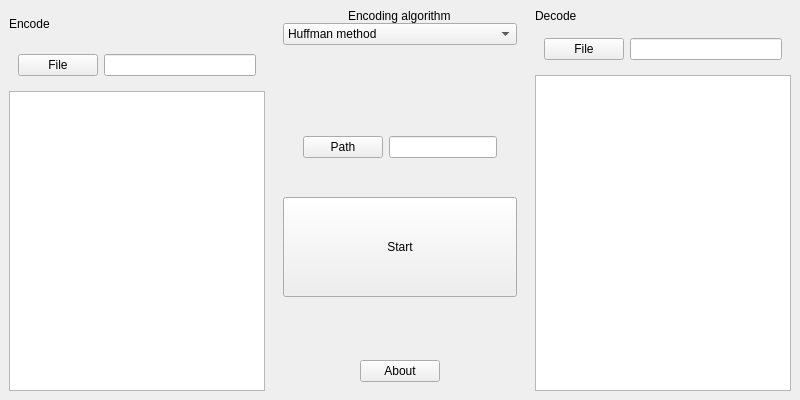
<?xml version="1.0" encoding="UTF-8"?>
<ui version="4.0">
 <class>Hidden_cipher</class>
 <widget class="QMainWindow" name="Hidden_cipher">
  <property name="geometry">
   <rect>
    <x>0</x>
    <y>0</y>
    <width>800</width>
    <height>400</height>
   </rect>
  </property>
  <property name="windowTitle">
   <string>Hidden cipher</string>
  </property>
  <property name="windowIcon">
   <iconset>
    <normaloff>../../Загрузки/caesar-cipher.png</normaloff>../../Загрузки/caesar-cipher.png</iconset>
  </property>
  <widget class="QWidget" name="centralwidget">
   <property name="minimumSize">
    <size>
     <width>800</width>
     <height>400</height>
    </size>
   </property>
   <layout class="QHBoxLayout" name="horizontalLayout">
    <property name="spacing">
     <number>0</number>
    </property>
    <property name="leftMargin">
     <number>0</number>
    </property>
    <property name="topMargin">
     <number>0</number>
    </property>
    <property name="rightMargin">
     <number>0</number>
    </property>
    <property name="bottomMargin">
     <number>0</number>
    </property>
    <item>
     <widget class="QWidget" name="encode_widget" native="true">
      <property name="sizePolicy">
       <sizepolicy hsizetype="MinimumExpanding" vsizetype="MinimumExpanding">
        <horstretch>0</horstretch>
        <verstretch>0</verstretch>
       </sizepolicy>
      </property>
      <property name="minimumSize">
       <size>
        <width>150</width>
        <height>0</height>
       </size>
      </property>
      <layout class="QVBoxLayout" name="verticalLayout">
       <item>
        <widget class="QLabel" name="label_encode">
         <property name="minimumSize">
          <size>
           <width>0</width>
           <height>30</height>
          </size>
         </property>
         <property name="text">
          <string>Encode</string>
         </property>
        </widget>
       </item>
       <item>
        <widget class="QWidget" name="linut_encode_file_widget" native="true">
         <layout class="QHBoxLayout" name="horizontalLayout_2">
          <item>
           <widget class="QPushButton" name="select_encode_file_button">
            <property name="text">
             <string>File</string>
            </property>
           </widget>
          </item>
          <item>
           <widget class="QLineEdit" name="path_encode_file"/>
          </item>
         </layout>
        </widget>
       </item>
       <item>
        <widget class="QPlainTextEdit" name="input_encode_text"/>
       </item>
      </layout>
     </widget>
    </item>
    <item>
     <widget class="QWidget" name="selection_widget" native="true">
      <property name="sizePolicy">
       <sizepolicy hsizetype="MinimumExpanding" vsizetype="MinimumExpanding">
        <horstretch>0</horstretch>
        <verstretch>0</verstretch>
       </sizepolicy>
      </property>
      <property name="minimumSize">
       <size>
        <width>150</width>
        <height>0</height>
       </size>
      </property>
      <layout class="QVBoxLayout" name="verticalLayout_2">
       <item alignment="Qt::AlignTop">
        <widget class="QWidget" name="encoding_selection_widget" native="true">
         <layout class="QVBoxLayout" name="verticalLayout_4">
          <property name="spacing">
           <number>0</number>
          </property>
          <property name="leftMargin">
           <number>0</number>
          </property>
          <property name="topMargin">
           <number>0</number>
          </property>
          <property name="rightMargin">
           <number>0</number>
          </property>
          <property name="bottomMargin">
           <number>45</number>
          </property>
          <item alignment="Qt::AlignHCenter|Qt::AlignTop">
           <widget class="QLabel" name="encoding_algorithm_label">
            <property name="sizePolicy">
             <sizepolicy hsizetype="Minimum" vsizetype="Minimum">
              <horstretch>0</horstretch>
              <verstretch>0</verstretch>
             </sizepolicy>
            </property>
            <property name="text">
             <string>Encoding algorithm</string>
            </property>
           </widget>
          </item>
          <item>
           <widget class="QComboBox" name="encoding_selection_comboBox">
            <property name="sizePolicy">
             <sizepolicy hsizetype="Preferred" vsizetype="Preferred">
              <horstretch>0</horstretch>
              <verstretch>0</verstretch>
             </sizepolicy>
            </property>
            <property name="editable">
             <bool>false</bool>
            </property>
            <item>
             <property name="text">
              <string>Huffman method</string>
             </property>
            </item>
            <item>
             <property name="text">
              <string>Arithmetic coding (on integers)</string>
             </property>
            </item>
           </widget>
          </item>
         </layout>
        </widget>
       </item>
       <item alignment="Qt::AlignHCenter|Qt::AlignVCenter">
        <widget class="QWidget" name="path_selection_widget" native="true">
         <layout class="QHBoxLayout" name="horizontalLayout_3">
          <item>
           <widget class="QPushButton" name="path_selection_button">
            <property name="text">
             <string>Path</string>
            </property>
           </widget>
          </item>
          <item>
           <widget class="QLineEdit" name="path_lineEdit"/>
          </item>
         </layout>
        </widget>
       </item>
       <item>
        <widget class="QPushButton" name="start_button">
         <property name="minimumSize">
          <size>
           <width>200</width>
           <height>100</height>
          </size>
         </property>
         <property name="text">
          <string>Start</string>
         </property>
        </widget>
       </item>
       <item alignment="Qt::AlignHCenter|Qt::AlignBottom">
        <widget class="QWidget" name="information_widget" native="true">
         <layout class="QVBoxLayout" name="verticalLayout_6">
          <item>
           <widget class="QPushButton" name="about_button">
            <property name="text">
             <string>About</string>
            </property>
           </widget>
          </item>
         </layout>
        </widget>
       </item>
      </layout>
     </widget>
    </item>
    <item>
     <widget class="QWidget" name="decode_widget" native="true">
      <property name="sizePolicy">
       <sizepolicy hsizetype="MinimumExpanding" vsizetype="MinimumExpanding">
        <horstretch>0</horstretch>
        <verstretch>0</verstretch>
       </sizepolicy>
      </property>
      <property name="minimumSize">
       <size>
        <width>150</width>
        <height>0</height>
       </size>
      </property>
      <layout class="QVBoxLayout" name="verticalLayout_3">
       <item>
        <widget class="QLabel" name="decode_label">
         <property name="text">
          <string>Decode</string>
         </property>
        </widget>
       </item>
       <item>
        <widget class="QWidget" name="linut_decode_file_widget" native="true">
         <layout class="QHBoxLayout" name="horizontalLayout_4">
          <item>
           <widget class="QPushButton" name="select_decode_file_button">
            <property name="text">
             <string>File</string>
            </property>
           </widget>
          </item>
          <item>
           <widget class="QLineEdit" name="path_decode_file"/>
          </item>
         </layout>
        </widget>
       </item>
       <item>
        <widget class="QPlainTextEdit" name="input_decode_text"/>
       </item>
      </layout>
     </widget>
    </item>
   </layout>
  </widget>
 </widget>
 <resources/>
 <connections/>
</ui>
